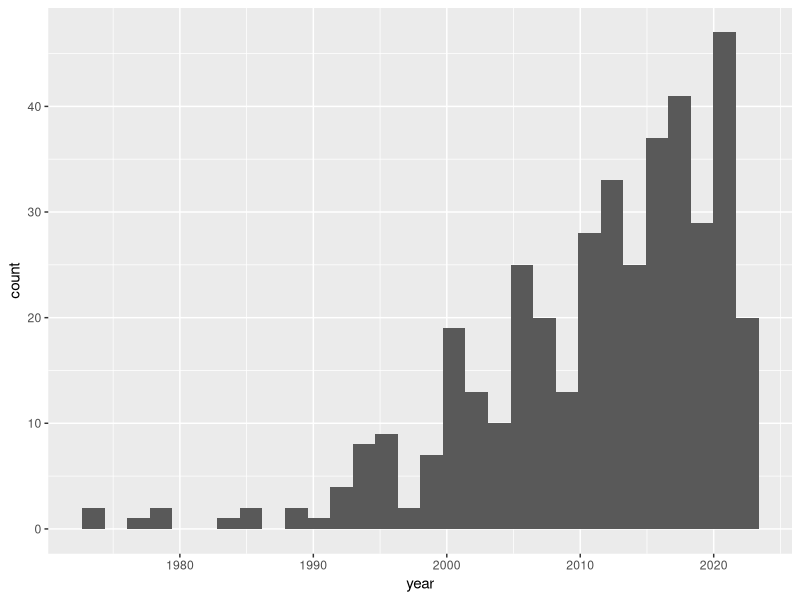

The R script that drew this image:
library(tidyverse)
library(here)

`%+%` <- paste0

raw_screening_results <- read.csv(here("Data", "221109 Screening Results.csv"))

## Clean screening results
clean_screening_results <- raw_screening_results %>%
  mutate(decision = str_extract(notes, '(?<=Consensus\\"=>\\")[a-zA-Z]*'))

included_articles <- clean_screening_results %>%
  filter(decision == "Included")




included_articles %>%
  mutate(year = as.numeric(year)) %>%
  ggplot() +
  geom_histogram(aes(year))
